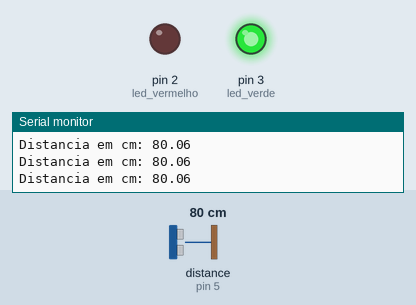
This sketch was run on a simulated Arduino Uno, built with avr-gcc and run on an emulated ATmega328P. Shown: output pins drawn as LEDs (lit = HIGH), the last lines printed to the serial monitor. Wiring (inferred from the names in the program): ultrasonic range finder: trigger pin 4; echo pin 5. The inputs (shaded band) are chosen by the test bench; at power-on: distance to the obstacle (sensor on pin 5) 80 cm. The echo pulse lasts 58.3 µs per cm; pins used as bus, display or sensor lines are not drawn.

Above: at 1.2 s.
1.3 s: distance to the obstacle (sensor on pin 5) set to 12 cm
2.8 s: distance to the obstacle (sensor on pin 5) set to 9 cm
At 3.2 s:
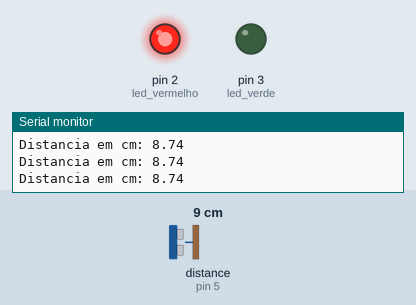
4.4 s: distance to the obstacle (sensor on pin 5) set to 35 cm
At 5.2 s:
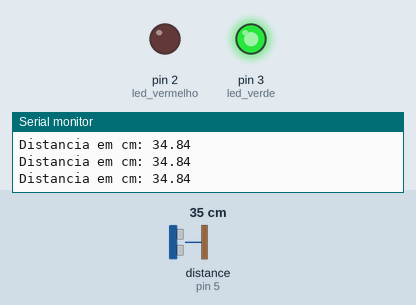
5.9 s: distance to the obstacle (sensor on pin 5) set to 2 cm
At 6.8 s:
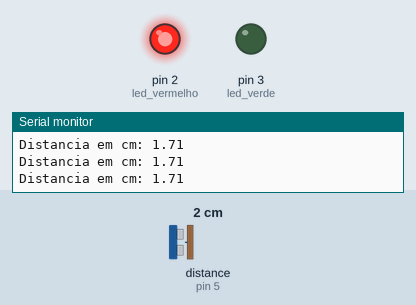
Timing chart, 0 to 8.4 s (numbered marks = the images above; inputs shaded):
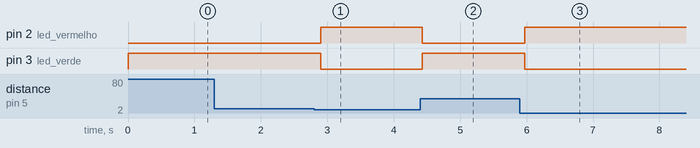

Measured:
- the behaviour switches between 11 and 10 cm on distance to the obstacle (sensor on pin 5) (found by bisection; images 0 and 1)
- after the input at 2.8 s, pin 2 (led_vermelho): LOW → HIGH after 0.10 s; pin 3 (led_verde): HIGH → LOW after 0.10 s
- after the input at 4.4 s, pin 2 (led_vermelho): HIGH → LOW at once; pin 3 (led_verde): LOW → HIGH at once
- after the input at 5.9 s, pin 2 (led_vermelho): LOW → HIGH after 0.07 s; pin 3 (led_verde): HIGH → LOW after 0.07 s

The sketch:

q5.ino
```cpp
#define trigger 4
#define echo 5
#define led_vermelho 2
#define led_verde 3

float distancia; // distância em cm
float duracao; // duração entre a saída do sinal pelo trigger e volta pelo echo
float velocidade = 0.0172316; // Velocidade do som em cm/s e dividida por 2 (para compensar a medição da distância 2 vezes)

void setup()
{
  Serial.begin(9600);
  pinMode(trigger, OUTPUT);
  pinMode(echo, INPUT);
  pinMode(led_vermelho, OUTPUT);
  pinMode(led_verde, OUTPUT);
}

void loop()
{
  digitalWrite(trigger, 0);
  delayMicroseconds(5);
  digitalWrite(trigger, 1);
  delayMicroseconds(10);
  digitalWrite(trigger, 0);
  duracao = pulseIn(echo, 1);
  distancia = duracao * velocidade;
  if (distancia <= 10) {
    digitalWrite(led_vermelho, 1);
    digitalWrite(led_verde, 0);
  } else {
    digitalWrite(led_verde, 1);
    digitalWrite(led_vermelho, 0);
  }
  Serial.print("Distancia em cm: ");
  Serial.println(distancia);
  delay(100);
}
```
